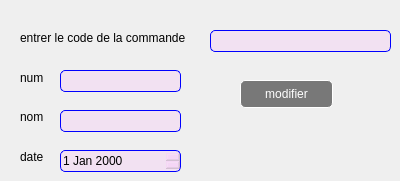
      <widget class="QWidget" name="widget_5">
       <attribute name="title">
        <string>modifier</string>
       </attribute>
       <widget class="QLabel" name="label_35">
        <property name="geometry">
         <rect>
          <x>20</x>
          <y>30</y>
          <width>211</width>
          <height>16</height>
         </rect>
        </property>
        <property name="text">
         <string>entrer le code de la commande</string>
        </property>
       </widget>
       <widget class="QLineEdit" name="lineEdit_32">
        <property name="geometry">
         <rect>
          <x>210</x>
          <y>30</y>
          <width>181</width>
          <height>22</height>
         </rect>
        </property>
        <property name="styleSheet">
         <string notr="true">QLineEdit{
background-color:rgba(255,170,255,20%);
border:1 solid blue;
border-radius:5px;
color:black;
}</string>
        </property>
       </widget>
       <widget class="QLabel" name="label_36">
        <property name="geometry">
         <rect>
          <x>20</x>
          <y>70</y>
          <width>47</width>
          <height>16</height>
         </rect>
        </property>
        <property name="text">
         <string>num</string>
        </property>
       </widget>
       <widget class="QLabel" name="label_37">
        <property name="geometry">
         <rect>
          <x>20</x>
          <y>110</y>
          <width>47</width>
          <height>14</height>
         </rect>
        </property>
        <property name="text">
         <string>nom</string>
        </property>
       </widget>
       <widget class="QLabel" name="label_39">
        <property name="geometry">
         <rect>
          <x>20</x>
          <y>150</y>
          <width>47</width>
          <height>14</height>
         </rect>
        </property>
        <property name="text">
         <string>date</string>
        </property>
       </widget>
       <widget class="QDateEdit" name="lineEdit_33">
        <property name="geometry">
         <rect>
          <x>60</x>
          <y>150</y>
          <width>121</width>
          <height>22</height>
         </rect>
        </property>
        <property name="styleSheet">
         <string notr="true">QDateEdit {
background-color:rgba(255,170,255,20%);
border:1 solid blue;
border-radius:5px;
color:black;
}
QDateEdit::down-arrow {

}</string>
        </property>
       </widget>
       <widget class="QLineEdit" name="lineEdit_34">
        <property name="geometry">
         <rect>
          <x>60</x>
          <y>70</y>
          <width>121</width>
          <height>22</height>
         </rect>
        </property>
        <property name="styleSheet">
         <string notr="true">QLineEdit{
background-color:rgba(255,170,255,20%);
border:1 solid blue;
border-radius:5px;
color:black;
}</string>
        </property>
       </widget>
       <widget class="QLineEdit" name="lineEdit_35">
        <property name="geometry">
         <rect>
          <x>60</x>
          <y>110</y>
          <width>121</width>
          <height>22</height>
         </rect>
        </property>
        <property name="styleSheet">
         <string notr="true">QLineEdit{
background-color:rgba(255,170,255,20%);
border:1 solid blue;
border-radius:5px;
color:black;
}</string>
        </property>
       </widget>
       <widget class="QPushButton" name="pushButton_21">
        <property name="geometry">
         <rect>
          <x>240</x>
          <y>80</y>
          <width>93</width>
          <height>28</height>
         </rect>
        </property>
        <property name="styleSheet">
         <string notr="true">QPushButton{
background-color:rgba(0,0,0,50%);
color:white;
border:1 solid white;
border-radius: 5px;
}
QPushButton:hover{
background-color:rgba(255,0,0,50%);
color:black;
}</string>
        </property>
        <property name="text">
         <string>modifier</string>
        </property>
       </widget>
      </widget>
